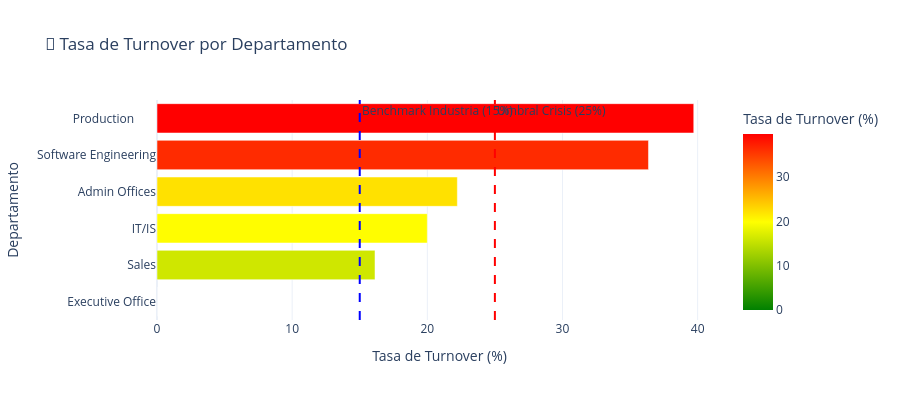

The notebook cell this image was saved under:
### Code cell
print("🏢 ANÁLISIS CRÍTICO POR DEPARTAMENTOS")
print("=" * 50)

# Análisis detallado por departamento
dept_analysis = {}

for dept in df['Department'].unique():
    if pd.notna(dept):
        dept_data = df[df['Department'] == dept]
        
        total = len(dept_data)
        terminated = dept_data['Termd'].sum()
        active = total - terminated
        turnover_rate = (terminated / total * 100) if total > 0 else 0
        
        # Estadísticas salariales
        salaries = dept_data['Salary'].dropna()
        avg_salary = salaries.mean() if len(salaries) > 0 else 0
        
        # Engagement promedio
        engagement = dept_data['EngagementSurvey'].dropna()
        avg_engagement = engagement.mean() if len(engagement) > 0 else 0
        
        dept_analysis[dept] = {
            'total': total,
            'terminated': terminated,
            'active': active,
            'turnover_rate': turnover_rate,
            'avg_salary': avg_salary,
            'avg_engagement': avg_engagement,
            'percentage_workforce': (total / len(df)) * 100
        }

# Ordenar por severidad de turnover
sorted_depts = sorted(dept_analysis.items(), 
                     key=lambda x: x[1]['turnover_rate'], 
                     reverse=True)

print("📊 RANKING DE CRISIS POR DEPARTAMENTO:")
print("(Ordenado por tasa de turnover - PEOR a mejor)")
print("-" * 80)

for i, (dept, stats) in enumerate(sorted_depts, 1):
    turnover = stats['turnover_rate']
    
    # Determinar nivel de crisis
    if turnover > 35:
        status = "🚨 CRISIS CRÍTICA"
        color = "🔴"
    elif turnover > 25:
        status = "⚠️  CRISIS MODERADA"
        color = "🟡"
    elif turnover > 15:
        status = "📊 POR ENCIMA BENCHMARK"
        color = "🟠"
    else:
        status = "✅ ACEPTABLE"
        color = "🟢"
    
    print(f"\n{i}. {color} {dept.strip()}")
    print(f"   👥 {stats['total']} empleados ({stats['percentage_workforce']:.1f}% del total)")
    print(f"   📊 {turnover:.1f}% turnover rate - {status}")
    print(f"   💰 ${stats['avg_salary']:,.0f} salario promedio")
    print(f"   📈 {stats['avg_engagement']:.2f}/5.0 engagement promedio")
    
    # Análisis específico por departamento
    if turnover > 35:
        print(f"   🚨 ACCIÓN URGENTE: Este depto está en colapso")
    elif stats['avg_salary'] < 70000 and turnover > 20:
        print(f"   💸 PROBLEMA: Salarios bajos + alta rotación")
    elif stats['avg_engagement'] < 4.0:
        print(f"   😞 RIESGO: Engagement bajo predice más turnover")

# Identificar departamentos con mayor impacto
print(f"\n🎯 DEPARTAMENTOS DE MAYOR IMPACTO:")

# Production - Mayor volumen
production_stats = dept_analysis.get('Production', {})
if production_stats:
    prod_impact = production_stats['terminated'] * 50000  # Costo estimado por empleado
    print(f"   🏭 PRODUCTION: {production_stats['percentage_workforce']:.1f}% workforce")
    print(f"      📊 {production_stats['turnover_rate']:.1f}% turnover")
    print(f"      💸 Impacto: ${prod_impact:,.0f} (volumen × rotación)")

# IT/IS - Alto valor
it_stats = dept_analysis.get('IT/IS', {})
if it_stats:
    it_impact = it_stats['terminated'] * 120000  # Costo más alto por empleado tech
    print(f"   💻 IT/IS: Talento crítico")
    print(f"      📊 {it_stats['turnover_rate']:.1f}% turnover")
    print(f"      💸 Impacto: ${it_impact:,.0f} (alto costo reemplazo)")

# Crear DataFrame para visualización
dept_df = pd.DataFrame(dept_analysis).T.reset_index()
dept_df.columns = ['Department'] + list(dept_analysis[list(dept_analysis.keys())[0]].keys())

# Visualización de turnover por departamento
fig = px.bar(
    dept_df.sort_values('turnover_rate', ascending=True),
    x='turnover_rate',
    y='Department',
    color='turnover_rate',
    color_continuous_scale=['green', 'yellow', 'red'],
    title="🏢 Tasa de Turnover por Departamento",
    labels={'turnover_rate': 'Tasa de Turnover (%)', 'Department': 'Departamento'}
)

# Añadir línea de benchmark
fig.add_vline(x=15, line_dash="dash", line_color="blue", 
              annotation_text="Benchmark Industria (15%)")
fig.add_vline(x=25, line_dash="dash", line_color="red",
              annotation_text="Umbral Crisis (25%)")

fig.update_layout(height=400, showlegend=False)
fig.show()

print(f"\n🎯 INSIGHTS CLAVE:")
print(f"   🏭 Production: Volumen masivo + crisis = Mayor impacto $$$")
print(f"   💻 Tech depts: Mejor retención pero costo alto de reemplazo")
print(f"   📊 Sales: Engagement bajo = Riesgo futuro")
print(f"\n🔍 Próximo paso: Análisis de compensación y engagement")

### Figure 1 — Plotly figure (JSON) as saved in the notebook; plotly's stock layout.template omitted (floating-point values rounded to 4 significant figures)
{"data": [{"hovertemplate": "Tasa de Turnover (%)=%{marker.color}<br>Departamento=%{y}<extra></extra>", "legendgroup": "", "marker": {"color": [0.0, 16.13, 20.0, 22.22, 36.36, 39.71], "coloraxis": "coloraxis", "pattern": {"shape": ""}}, "name": "", "orientation": "h", "showlegend": false, "textposition": "auto", "type": "bar", "x": [0.0, 16.13, 20.0, 22.22, 36.36, 39.71], "xaxis": "x", "y": ["Executive Office", "Sales", "IT/IS", "Admin Offices", "Software Engineering", "Production       "], "yaxis": "y"}], "layout": {"annotations": [{"showarrow": false, "text": "Benchmark Industria (15%)", "x": 15, "xanchor": "left", "xref": "x", "y": 1, "yanchor": "top", "yref": "y domain"}, {"showarrow": false, "text": "Umbral Crisis (25%)", "x": 25, "xanchor": "left", "xref": "x", "y": 1, "yanchor": "top", "yref": "y domain"}], "barmode": "relative", "coloraxis": {"colorbar": {"title": {"text": "Tasa de Turnover (%)"}}, "colorscale": [[0, "green"], [0.5, "yellow"], [1, "red"]]}, "height": 400, "legend": {"tracegroupgap": 0}, "shapes": [{"line": {"color": "blue", "dash": "dash"}, "type": "line", "x0": 15, "x1": 15, "xref": "x", "y0": 0, "y1": 1, "yref": "y domain"}, {"line": {"color": "red", "dash": "dash"}, "type": "line", "x0": 25, "x1": 25, "xref": "x", "y0": 0, "y1": 1, "yref": "y domain"}], "showlegend": false, "title": {"text": "🏢 Tasa de Turnover por Departamento"}, "xaxis": {"anchor": "y", "domain": [0, 1], "title": {"text": "Tasa de Turnover (%)"}}, "yaxis": {"anchor": "x", "domain": [0, 1], "title": {"text": "Departamento"}}}}
